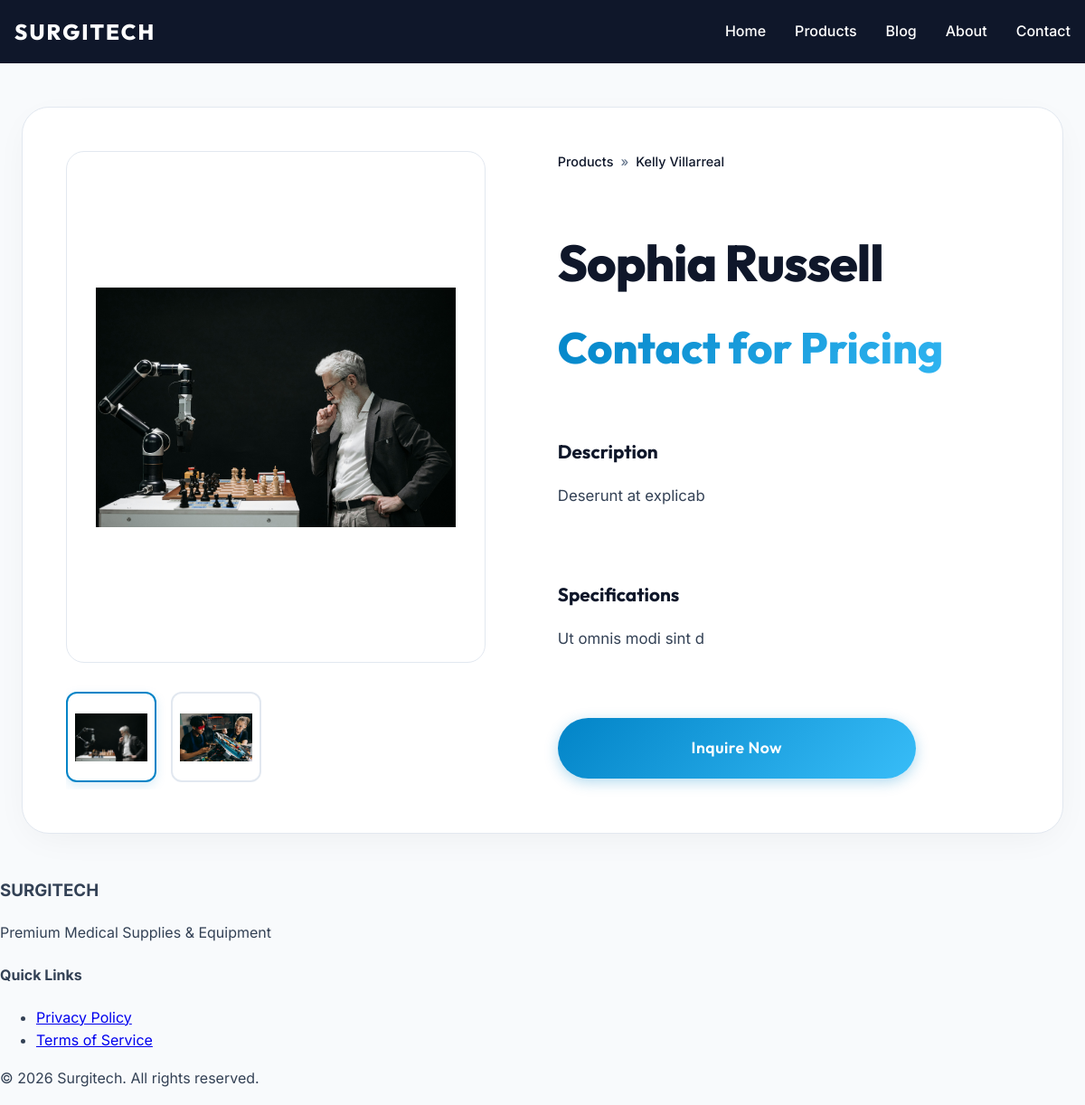
Page /products/b/ on the committed database.
### apps/products/models.py (models this page shows, shortened)
class Product(models.Model):
    category = models.ForeignKey(Category, on_delete=models.CASCADE, related_name='products')
    name = models.CharField(max_length=255)
    slug = models.SlugField(unique=True, blank=True)
    brand = models.CharField(max_length=100, blank=True, null=True, default="CONTEC")
    description = models.TextField()
    specifications = models.TextField(blank=True, help_text="Detailed technical specifications.")
    main_image = models.ImageField(upload_to='products/')
    price = models.DecimalField(max_digits=10, decimal_places=2, null=True, blank=True)
    old_price = models.DecimalField(max_digits=10, decimal_places=2, null=True, blank=True)
    discount_percent = models.IntegerField(null=True, blank=True)
    badge = models.CharField(max_length=50, blank=True, null=True)
    bg_color = models.CharField(max_length=20, default="#E8F3FA")
    rating = models.DecimalField(max_digits=3, decimal_places=1, default=5.0)
    review_count = models.IntegerField(default=0)
    is_featured = models.BooleanField(default=False)
    created_at = models.DateTimeField(auto_now_add=True)
    updated_at = models.DateTimeField(auto_now=True)
    class Meta:
        ordering = ['-created_at']

class ProductImage(models.Model):
    product = models.ForeignKey(Product, on_delete=models.CASCADE, related_name='images')
    image = models.ImageField(upload_to='product_gallery/')
    class Meta:
        verbose_name = 'Product Image'
        verbose_name_plural = 'Product Images'

class Category(models.Model):
    name = models.CharField(max_length=200)
    slug = models.SlugField(unique=True, blank=True)
    icon = models.CharField(max_length=50, blank=True, null=True, help_text="FontAwesome icon class (e.g., fa-solid fa-bed)")
    class Meta:
        verbose_name_plural = 'Categories'
        ordering = ['name']
    def get_absolute_url(self):
        return reverse('products:category_products', kwargs={'slug': self.slug})

### apps/products/views.py (the view)
# urls.py: path('<slug:slug>/', views.product_detail, name='product_detail'),
def product_detail(request, slug):
    product = get_object_or_404(Product.objects.prefetch_related('images'), slug=slug)
    return render(request, 'products/detail.html', {
        'product': product
    })

### templates/products/detail.html (shortened to what this page needs)
{% extends 'base/base.html' %}
{% load static %}
{% block extra_css %}
<link rel="stylesheet" href="{% static 'css/product.css' %}">
{% endblock %}
{% block content %}
<div class="page-container">
    <div class="product-detail-grid">
        <div class="product-gallery">
            <div class="main-image">
                <img src="{{ product.main_image.url }}" alt="{{ product.name }}" id="current-image">
            </div>
            <div class="thumbnails">
                <img src="{{ product.main_image.url }}" class="thumb active" onclick="changeImage(this.src)">
                {% for img in product.images.all %}
                    <img src="{{ img.image.url }}" class="thumb" onclick="changeImage(this.src)">
                {% endfor %}
            </div>
        </div>
        <div class="product-details">
            <nav class="breadcrumb">
                <a href="{% url 'products:product_list' %}">Products</a> &raquo;
                <a href="{{ product.category.get_absolute_url }}">{{ product.category.name }}</a>
            </nav>
            <h1>{{ product.name }}</h1>
            <p class="price-large">
                {% if product.price %}
                    ${{ product.price }}
                {% else %}
                    Contact for Pricing
                {% endif %}
            </p>
            <div class="description">
                <h3>Description</h3>
                <p>{{ product.description }}</p>
            </div>
            {% if product.specifications %}
                <div class="specifications">
                    <h3>Specifications</h3>
                    <p>{{ product.specifications|linebreaks }}</p>
                </div>
            {% endif %}
            <div class="actions">
                <a href="{% url 'core:contact' %}?product={{ product.id }}" class="btn-primary">Inquire Now</a>
            </div>
        </div>
    </div>
</div>
{% endblock %}

### templates/base/base.html (shortened to what this page needs)
{% load static %}
<!DOCTYPE html>
<html lang="en">
<head>
    <link rel="stylesheet" href="{% static 'css/style.css' %}">
    <link rel="stylesheet" href="{% static 'css/navbar.css' %}">
    {% block extra_css %}{% endblock %}
    <link rel="stylesheet" href="https://cdnjs.cloudflare.com/ajax/libs/font-awesome/6.5.1/css/all.min.css">
</head>
<body>
    {% include 'base/navbar.html' %}
    <main>
        {% block content %}{% endblock %}
    </main>
    {% include 'base/footer.html' %}
</body>
</html>

### templates/base/navbar.html (shortened to what this page needs)
<nav class="navbar">
    <div class="nav-container">
        <a href="{% url 'core:home' %}" class="logo">SURGITECH</a>
        <ul class="nav-links">
            <li><a href="{% url 'core:home' %}">Home</a></li>
            <li><a href="{% url 'products:product_list' %}">Products</a></li>
            <li><a href="{% url 'blog:list' %}">Blog</a></li>
            <li><a href="{% url 'core:about' %}">About</a></li>
            <li><a href="{% url 'core:contact' %}">Contact</a></li>
        </ul>
    </div>
</nav>

### templates/base/footer.html
<footer class="footer">
    <div class="footer-container">
        <div class="footer-info">
            <h3>SURGITECH</h3>
            <p>Premium Medical Supplies & Equipment</p>
        </div>
        <div class="footer-links">
            <h4>Quick Links</h4>
            <ul>
                <li><a href="#">Privacy Policy</a></li>
                <li><a href="#">Terms of Service</a></li>
            </ul>
        </div>
    </div>
    <div class="footer-bottom">
        <p>&copy; 2026 Surgitech. All rights reserved.</p>
    </div>
</footer>

### static/css/style.css (style rules this page uses)
:root { --primary-color: #0f172a; --secondary-color: #0284c7; --accent-color: #38bdf8; --text-color: #334155; --text-muted: #64748b; --bg-color: #f8fafc; --white: #ffffff; --card-shadow: 0 10px 40px -10px rgba(0,0,0,0.06); --hover-shadow: 0 20px 40px -10px rgba(2, 132, 199, 0.15); --border-color: #e2e8f0; --radius-md: 12px; --radius-lg: 20px; --transition: all 0.4s cubic-bezier(0.165, 0.84, 0.44, 1); }
body { font-family: 'Inter', sans-serif; color: var(--text-color); background-color: var(--bg-color); margin: 0; line-height: 1.6; -webkit-font-smoothing: antialiased; }
.page-container { max-width: 1280px; margin: 3rem auto; padding: 0 1.5rem; }
.btn-primary { background: linear-gradient(135deg, var(--secondary-color), var(--accent-color)); color: var(--white); padding: 0.8rem 2.5rem; text-decoration: none; border-radius: 50px; font-weight: 600; font-family: 'Outfit', sans-serif; letter-spacing: 0.5px; transition: var(--transition); box-shadow: 0 4px 15px rgba(2, 132, 199, 0.3); display: inline-block; border: none; cursor: pointer; }

### static/css/navbar.css (style rules this page uses)
.navbar { background-color: var(--primary-color); color: var(--white); padding: 1rem 0; }
.nav-container { max-width: 1200px; margin: 0 auto; display: flex; justify-content: space-between; align-items: center; padding: 0 1rem; }
.logo { font-family: 'Outfit', sans-serif; font-size: 1.5rem; font-weight: 800; color: var(--white); text-decoration: none; letter-spacing: 2px; }
.nav-links { list-style: none; display: flex; gap: 2rem; margin: 0; padding: 0; }
.nav-links a { color: var(--white); text-decoration: none; font-weight: 500; }

### static/css/product.css (style rules this page uses)
.product-detail-grid { display: grid; grid-template-columns: 1fr 1.1fr; gap: 5rem; margin-top: 2rem; background: var(--white); padding: 3rem; border-radius: 30px; box-shadow: var(--card-shadow); border: 1px solid var(--border-color); }
.product-gallery { display: flex; flex-direction: column; gap: 1.5rem; position: sticky; top: 2rem; }
.main-image { border-radius: var(--radius-lg); overflow: hidden; background: #ffffff; height: 500px; display: flex; align-items: center; justify-content: center; border: 1px solid var(--border-color); padding: 2rem; }
.main-image img { max-width: 100%; max-height: 100%; object-fit: contain; transition: transform 0.4s ease; }
.thumbnails { display: flex; gap: 1rem; overflow-x: auto; padding: 0.5rem 0; scrollbar-width: thin; }
.thumb { width: 80px; height: 80px; object-fit: contain; border-radius: var(--radius-md); cursor: pointer; border: 2px solid var(--border-color); background: #ffffff; transition: var(--transition); flex-shrink: 0; padding: 0.5rem; }
.thumb.active { border-color: var(--secondary-color); box-shadow: 0 4px 12px rgba(2, 132, 199, 0.15); }
.product-details { display: flex; flex-direction: column; }
.breadcrumb { font-size: 0.9rem; color: var(--text-muted); margin-bottom: 2rem; font-weight: 500; display: flex; align-items: center; gap: 0.5rem; }
.breadcrumb a { color: var(--primary-color); text-decoration: none; transition: color 0.2s ease; }
.product-details h1 { font-family: 'Outfit', sans-serif; font-size: 3.5rem; font-weight: 800; color: var(--primary-color); margin-bottom: 0.5rem; line-height: 1.1; letter-spacing: -1px; }
.price-large { font-family: 'Outfit', sans-serif; font-size: 3rem; font-weight: 800; background: linear-gradient(135deg, var(--secondary-color), var(--accent-color)); -webkit-background-clip: text; -webkit-text-fill-color: transparent; margin: 1rem 0 2.5rem 0; }
.description, .specifications { margin-bottom: 2.5rem; }
.description h3, .specifications h3 { font-family: 'Outfit', sans-serif; font-size: 1.3rem; color: var(--primary-color); margin-bottom: 1rem; font-weight: 700; }
.description p, .specifications p { color: var(--text-color); line-height: 1.8; font-size: 1.05rem; }
.actions { margin-top: 1rem; }
.actions .btn-primary { padding: 1.2rem 3rem; font-size: 1.1rem; border-radius: 50px; display: inline-flex; align-items: center; justify-content: center; width: 100%; max-width: 300px; }

### rows in the picture
Product: main_image (picture), category.name "Kelly Villarreal", name "Sophia Russell", description "Deserunt at explicab", specifications "Ut omnis modi sint d"
ProductImage: image (picture)
